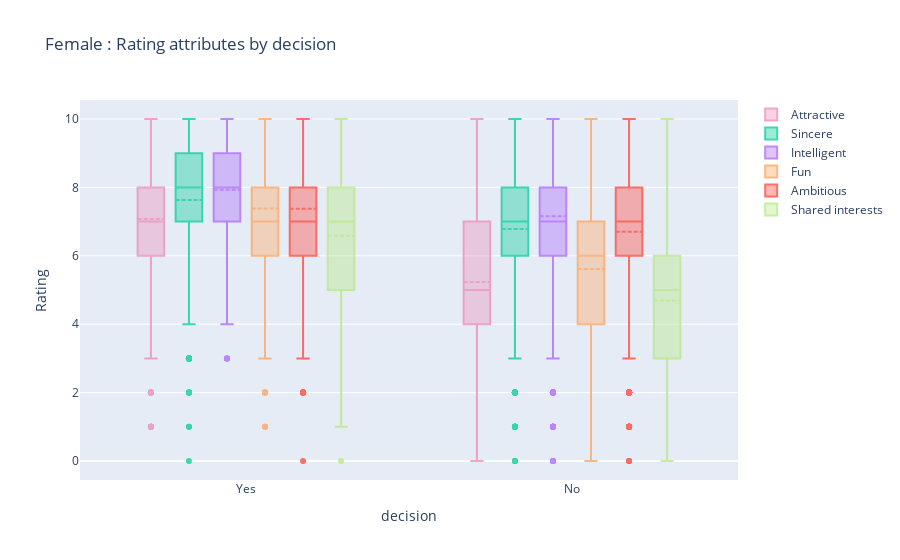

Write notebook code for a chart like this one.
### Code cell
# analysis scorecard Female
df_female = dataset[dataset['gender']=='Female']

fig = go.Figure()
fig.add_trace(go.Box(
    x = df_female['dec'],
    y = df_female['attr'],
    name = 'Attractive',
    boxmean = True,
    marker_color = '#EB89B5',
    opacity = 0.75
))
fig.add_trace(go.Box(
    x = df_female['dec'],
    y = df_female['sinc'],
    name = 'Sincere',
    boxmean = True,
    marker_color = '#00CC96',
    opacity = 0.75
))
fig.add_trace(go.Box(
    x = df_female['dec'],
    y = df_female['intel'],
    name = 'Intelligent',
    boxmean = True,
    marker_color = '#AB63FA',
    opacity = 0.75
))
fig.add_trace(go.Box(
    x = df_female['dec'],
    y = df_female['fun'],
    name = 'Fun',
    boxmean = True,
    marker_color = '#FFA15A',
    opacity = 0.75
))
fig.add_trace(go.Box(
    x = df_female['dec'],
    y = df_female['amb'],
    name = 'Ambitious',
    boxmean = True,
    marker_color ='#FF4136',
    opacity = 0.75
))
fig.add_trace(go.Box(
    x = df_female['dec'],
    y = df_female['shar'],
    boxmean = True,
    name = 'Shared interests',
    marker_color = '#B6E880',
    opacity = 0.75
))

fig.update_layout(
    title_text = 'Female : Rating attributes by decision', # title of plot
    xaxis_title_text = 'decision', # xaxis label
    yaxis_title_text = 'Rating', # yaxis label
    boxmode = 'group'
)

fig.show()

### Figure 1 — Plotly figure (JSON) as saved in the notebook; plotly's stock layout.template omitted (floating-point values rounded to 4 significant figures; data arrays with more than 128 entries replaced by an {"elided": "..."} marker saying what was removed)
{"data": [{"boxmean": true, "marker": {"color": "#EB89B5"}, "name": "Attractive", "opacity": 0.75, "type": "box", "x": {"elided": "4184 str values"}, "y": {"elided": "4184 float values"}}, {"boxmean": true, "marker": {"color": "#00CC96"}, "name": "Sincere", "opacity": 0.75, "type": "box", "x": {"elided": "4184 str values"}, "y": {"elided": "4184 float values"}}, {"boxmean": true, "marker": {"color": "#AB63FA"}, "name": "Intelligent", "opacity": 0.75, "type": "box", "x": {"elided": "4184 str values"}, "y": {"elided": "4184 float values"}}, {"boxmean": true, "marker": {"color": "#FFA15A"}, "name": "Fun", "opacity": 0.75, "type": "box", "x": {"elided": "4184 str values"}, "y": {"elided": "4184 float values"}}, {"boxmean": true, "marker": {"color": "#FF4136"}, "name": "Ambitious", "opacity": 0.75, "type": "box", "x": {"elided": "4184 str values"}, "y": {"elided": "4184 float values"}}, {"boxmean": true, "marker": {"color": "#B6E880"}, "name": "Shared interests", "opacity": 0.75, "type": "box", "x": {"elided": "4184 str values"}, "y": {"elided": "4184 float values"}}], "layout": {"boxmode": "group", "title": {"text": "Female : Rating attributes by decision"}, "xaxis": {"title": {"text": "decision"}}, "yaxis": {"title": {"text": "Rating"}}}}
